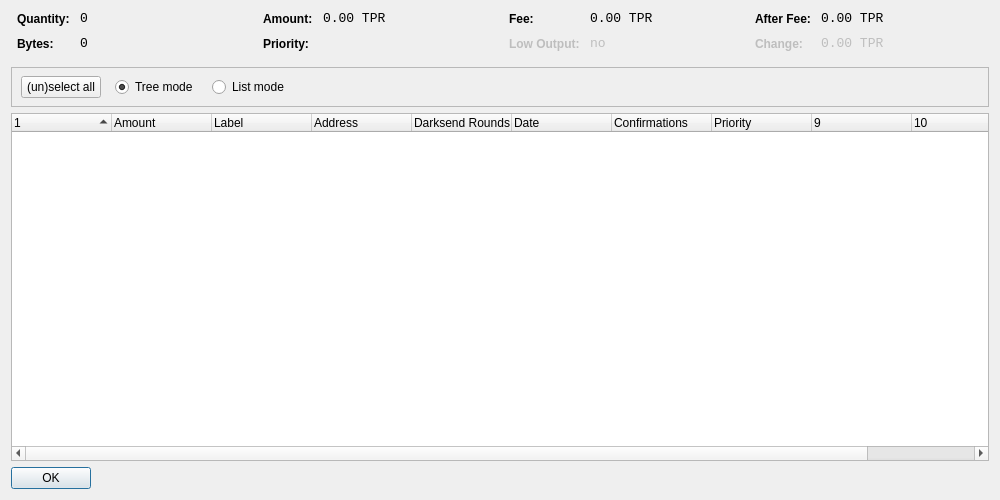
<?xml version="1.0" encoding="UTF-8"?>
<ui version="4.0">
 <class>CoinControlDialog</class>
 <widget class="QDialog" name="CoinControlDialog">
  <property name="geometry">
   <rect>
    <x>0</x>
    <y>0</y>
    <width>1000</width>
    <height>500</height>
   </rect>
  </property>
  <property name="windowTitle">
   <string>Coin Control</string>
  </property>
  <layout class="QVBoxLayout" name="verticalLayout">
   <item>
    <layout class="QHBoxLayout" name="horizontalLayoutTop" stretch="0,0,0,0">
     <property name="topMargin">
      <number>0</number>
     </property>
     <property name="bottomMargin">
      <number>10</number>
     </property>
     <item>
      <layout class="QFormLayout" name="formLayoutCoinControl1">
       <property name="horizontalSpacing">
        <number>10</number>
       </property>
       <property name="verticalSpacing">
        <number>10</number>
       </property>
       <property name="leftMargin">
        <number>6</number>
       </property>
       <property name="rightMargin">
        <number>6</number>
       </property>
       <item row="0" column="0">
        <widget class="QLabel" name="labelCoinControlQuantityText">
         <property name="styleSheet">
          <string notr="true">font-weight:bold;</string>
         </property>
         <property name="text">
          <string>Quantity:</string>
         </property>
        </widget>
       </item>
       <item row="0" column="1">
        <widget class="QLabel" name="labelCoinControlQuantity">
         <property name="font">
          <font>
           <family>Monospace</family>
           <pointsize>10</pointsize>
          </font>
         </property>
         <property name="cursor">
          <cursorShape>IBeamCursor</cursorShape>
         </property>
         <property name="contextMenuPolicy">
          <enum>Qt::ActionsContextMenu</enum>
         </property>
         <property name="text">
          <string notr="true">0</string>
         </property>
         <property name="textInteractionFlags">
          <set>Qt::LinksAccessibleByMouse|Qt::TextSelectableByKeyboard|Qt::TextSelectableByMouse</set>
         </property>
        </widget>
       </item>
       <item row="1" column="0">
        <widget class="QLabel" name="labelCoinControlBytesText">
         <property name="styleSheet">
          <string notr="true">font-weight:bold;</string>
         </property>
         <property name="text">
          <string>Bytes:</string>
         </property>
        </widget>
       </item>
       <item row="1" column="1">
        <widget class="QLabel" name="labelCoinControlBytes">
         <property name="font">
          <font>
           <family>Monospace</family>
           <pointsize>10</pointsize>
          </font>
         </property>
         <property name="cursor">
          <cursorShape>IBeamCursor</cursorShape>
         </property>
         <property name="contextMenuPolicy">
          <enum>Qt::ActionsContextMenu</enum>
         </property>
         <property name="text">
          <string notr="true">0</string>
         </property>
         <property name="textInteractionFlags">
          <set>Qt::LinksAccessibleByMouse|Qt::TextSelectableByKeyboard|Qt::TextSelectableByMouse</set>
         </property>
        </widget>
       </item>
      </layout>
     </item>
     <item>
      <layout class="QFormLayout" name="formLayoutCoinControl2">
       <property name="horizontalSpacing">
        <number>10</number>
       </property>
       <property name="verticalSpacing">
        <number>10</number>
       </property>
       <property name="leftMargin">
        <number>6</number>
       </property>
       <property name="rightMargin">
        <number>6</number>
       </property>
       <item row="0" column="0">
        <widget class="QLabel" name="labelCoinControlAmountText">
         <property name="styleSheet">
          <string notr="true">font-weight:bold;</string>
         </property>
         <property name="text">
          <string>Amount:</string>
         </property>
        </widget>
       </item>
       <item row="0" column="1">
        <widget class="QLabel" name="labelCoinControlAmount">
         <property name="font">
          <font>
           <family>Monospace</family>
           <pointsize>10</pointsize>
          </font>
         </property>
         <property name="cursor">
          <cursorShape>IBeamCursor</cursorShape>
         </property>
         <property name="contextMenuPolicy">
          <enum>Qt::ActionsContextMenu</enum>
         </property>
         <property name="text">
          <string notr="true">0.00 TPR</string>
         </property>
         <property name="textInteractionFlags">
          <set>Qt::LinksAccessibleByMouse|Qt::TextSelectableByKeyboard|Qt::TextSelectableByMouse</set>
         </property>
        </widget>
       </item>
       <item row="1" column="0">
        <widget class="QLabel" name="labelCoinControlPriorityText">
         <property name="styleSheet">
          <string notr="true">font-weight:bold;</string>
         </property>
         <property name="text">
          <string>Priority:</string>
         </property>
        </widget>
       </item>
       <item row="1" column="1">
        <widget class="QLabel" name="labelCoinControlPriority">
         <property name="font">
          <font>
           <family>Monospace</family>
           <pointsize>10</pointsize>
          </font>
         </property>
         <property name="cursor">
          <cursorShape>IBeamCursor</cursorShape>
         </property>
         <property name="contextMenuPolicy">
          <enum>Qt::ActionsContextMenu</enum>
         </property>
         <property name="text">
          <string/>
         </property>
         <property name="textInteractionFlags">
          <set>Qt::LinksAccessibleByMouse|Qt::TextSelectableByKeyboard|Qt::TextSelectableByMouse</set>
         </property>
        </widget>
       </item>
      </layout>
     </item>
     <item>
      <layout class="QFormLayout" name="formLayoutCoinControl3">
       <property name="horizontalSpacing">
        <number>10</number>
       </property>
       <property name="verticalSpacing">
        <number>10</number>
       </property>
       <property name="leftMargin">
        <number>6</number>
       </property>
       <property name="rightMargin">
        <number>6</number>
       </property>
       <item row="0" column="0">
        <widget class="QLabel" name="labelCoinControlFeeText">
         <property name="styleSheet">
          <string notr="true">font-weight:bold;</string>
         </property>
         <property name="text">
          <string>Fee:</string>
         </property>
        </widget>
       </item>
       <item row="0" column="1">
        <widget class="QLabel" name="labelCoinControlFee">
         <property name="font">
          <font>
           <family>Monospace</family>
           <pointsize>10</pointsize>
          </font>
         </property>
         <property name="cursor">
          <cursorShape>IBeamCursor</cursorShape>
         </property>
         <property name="contextMenuPolicy">
          <enum>Qt::ActionsContextMenu</enum>
         </property>
         <property name="text">
          <string notr="true">0.00 TPR</string>
         </property>
         <property name="textInteractionFlags">
          <set>Qt::LinksAccessibleByMouse|Qt::TextSelectableByKeyboard|Qt::TextSelectableByMouse</set>
         </property>
        </widget>
       </item>
       <item row="1" column="0">
        <widget class="QLabel" name="labelCoinControlLowOutputText">
         <property name="enabled">
          <bool>false</bool>
         </property>
         <property name="styleSheet">
          <string notr="true">font-weight:bold;</string>
         </property>
         <property name="text">
          <string>Low Output:</string>
         </property>
        </widget>
       </item>
       <item row="1" column="1">
        <widget class="QLabel" name="labelCoinControlLowOutput">
         <property name="enabled">
          <bool>false</bool>
         </property>
         <property name="font">
          <font>
           <family>Monospace</family>
           <pointsize>10</pointsize>
          </font>
         </property>
         <property name="cursor">
          <cursorShape>IBeamCursor</cursorShape>
         </property>
         <property name="contextMenuPolicy">
          <enum>Qt::ActionsContextMenu</enum>
         </property>
         <property name="text">
          <string notr="true">no</string>
         </property>
         <property name="textInteractionFlags">
          <set>Qt::LinksAccessibleByMouse|Qt::TextSelectableByKeyboard|Qt::TextSelectableByMouse</set>
         </property>
        </widget>
       </item>
      </layout>
     </item>
     <item>
      <layout class="QFormLayout" name="formLayoutCoinControl4">
       <property name="horizontalSpacing">
        <number>10</number>
       </property>
       <property name="verticalSpacing">
        <number>10</number>
       </property>
       <property name="leftMargin">
        <number>6</number>
       </property>
       <property name="rightMargin">
        <number>6</number>
       </property>
       <item row="0" column="0">
        <widget class="QLabel" name="labelCoinControlAfterFeeText">
         <property name="styleSheet">
          <string notr="true">font-weight:bold;</string>
         </property>
         <property name="text">
          <string>After Fee:</string>
         </property>
        </widget>
       </item>
       <item row="0" column="1">
        <widget class="QLabel" name="labelCoinControlAfterFee">
         <property name="font">
          <font>
           <family>Monospace</family>
           <pointsize>10</pointsize>
          </font>
         </property>
         <property name="cursor">
          <cursorShape>IBeamCursor</cursorShape>
         </property>
         <property name="contextMenuPolicy">
          <enum>Qt::ActionsContextMenu</enum>
         </property>
         <property name="text">
          <string notr="true">0.00 TPR</string>
         </property>
         <property name="textInteractionFlags">
          <set>Qt::LinksAccessibleByMouse|Qt::TextSelectableByKeyboard|Qt::TextSelectableByMouse</set>
         </property>
        </widget>
       </item>
       <item row="1" column="0">
        <widget class="QLabel" name="labelCoinControlChangeText">
         <property name="enabled">
          <bool>false</bool>
         </property>
         <property name="styleSheet">
          <string notr="true">font-weight:bold;</string>
         </property>
         <property name="text">
          <string>Change:</string>
         </property>
        </widget>
       </item>
       <item row="1" column="1">
        <widget class="QLabel" name="labelCoinControlChange">
         <property name="enabled">
          <bool>false</bool>
         </property>
         <property name="font">
          <font>
           <family>Monospace</family>
           <pointsize>10</pointsize>
          </font>
         </property>
         <property name="cursor">
          <cursorShape>IBeamCursor</cursorShape>
         </property>
         <property name="contextMenuPolicy">
          <enum>Qt::ActionsContextMenu</enum>
         </property>
         <property name="text">
          <string notr="true">0.00 TPR</string>
         </property>
         <property name="textInteractionFlags">
          <set>Qt::LinksAccessibleByMouse|Qt::TextSelectableByKeyboard|Qt::TextSelectableByMouse</set>
         </property>
        </widget>
       </item>
      </layout>
     </item>
    </layout>
   </item>
   <item>
    <widget class="QFrame" name="frame">
     <property name="minimumSize">
      <size>
       <width>0</width>
       <height>40</height>
      </size>
     </property>
     <property name="frameShape">
      <enum>QFrame::StyledPanel</enum>
     </property>
     <property name="frameShadow">
      <enum>QFrame::Sunken</enum>
     </property>
     <widget class="QWidget" name="horizontalLayoutWidget">
      <property name="geometry">
       <rect>
        <x>10</x>
        <y>0</y>
        <width>781</width>
        <height>41</height>
       </rect>
      </property>
      <layout class="QHBoxLayout" name="horizontalLayoutPanel" stretch="0,0,0,0,0">
       <property name="spacing">
        <number>14</number>
       </property>
       <item>
        <widget class="QPushButton" name="pushButtonSelectAll">
         <property name="sizePolicy">
          <sizepolicy hsizetype="Maximum" vsizetype="Fixed">
           <horstretch>0</horstretch>
           <verstretch>0</verstretch>
          </sizepolicy>
         </property>
         <property name="text">
          <string>(un)select all</string>
         </property>
        </widget>
       </item>
       <item>
        <widget class="QRadioButton" name="radioTreeMode">
         <property name="sizePolicy">
          <sizepolicy hsizetype="Maximum" vsizetype="Fixed">
           <horstretch>0</horstretch>
           <verstretch>0</verstretch>
          </sizepolicy>
         </property>
         <property name="text">
          <string>Tree mode</string>
         </property>
         <property name="checked">
          <bool>true</bool>
         </property>
        </widget>
       </item>
       <item>
        <widget class="QRadioButton" name="radioListMode">
         <property name="sizePolicy">
          <sizepolicy hsizetype="Maximum" vsizetype="Fixed">
           <horstretch>0</horstretch>
           <verstretch>0</verstretch>
          </sizepolicy>
         </property>
         <property name="text">
          <string>List mode</string>
         </property>
        </widget>
       </item>
       <item>
        <spacer name="horizontalSpacer">
         <property name="orientation">
          <enum>Qt::Horizontal</enum>
         </property>
         <property name="sizeHint" stdset="0">
          <size>
           <width>40</width>
           <height>20</height>
          </size>
         </property>
        </spacer>
       </item>
      </layout>
     </widget>
    </widget>
   </item>
   <item>
    <widget class="CoinControlTreeWidget" name="treeWidget">
     <property name="contextMenuPolicy">
      <enum>Qt::CustomContextMenu</enum>
     </property>
     <property name="sortingEnabled">
      <bool>false</bool>
     </property>
     <property name="columnCount">
      <number>11</number>
     </property>
     <attribute name="headerShowSortIndicator" stdset="0">
      <bool>true</bool>
     </attribute>
     <attribute name="headerStretchLastSection">
      <bool>false</bool>
     </attribute>
     <column>
      <property name="text">
       <string/>
      </property>
     </column>
     <column>
      <property name="text">
       <string>Amount</string>
      </property>
     </column>
     <column>
      <property name="text">
       <string>Label</string>
      </property>
     </column>
     <column>
      <property name="text">
       <string>Address</string>
      </property>
     </column>
     <column>
      <property name="text">
       <string>Darksend Rounds</string>
      </property>
    </column>
     <column>
      <property name="text">
       <string>Date</string>
      </property>
     </column>
     <column>
      <property name="text">
       <string>Confirmations</string>
      </property>
      <property name="toolTip">
       <string>Confirmed</string>
      </property>
     </column>
     <column>
      <property name="text">
       <string>Priority</string>
      </property>
     </column>
     <column>
      <property name="text">
       <string/>
      </property>
     </column>
     <column>
      <property name="text">
       <string/>
      </property>
     </column>
     <column>
      <property name="text">
       <string/>
      </property>
     </column>
     <column>
      <property name="text">
       <string/>
      </property>
     </column>
    </widget>
   </item>
   <item>
    <widget class="QDialogButtonBox" name="buttonBox">
     <property name="sizePolicy">
      <sizepolicy hsizetype="Maximum" vsizetype="Fixed">
       <horstretch>0</horstretch>
       <verstretch>0</verstretch>
      </sizepolicy>
     </property>
     <property name="orientation">
      <enum>Qt::Horizontal</enum>
     </property>
     <property name="standardButtons">
      <set>QDialogButtonBox::Ok</set>
     </property>
    </widget>
   </item>
  </layout>
 </widget>
 <customwidgets>
  <customwidget>
   <class>CoinControlTreeWidget</class>
   <extends>QTreeWidget</extends>
   <header>coincontroltreewidget.h</header>
  </customwidget>
 </customwidgets>
 <resources/>
 <connections/>
</ui>
